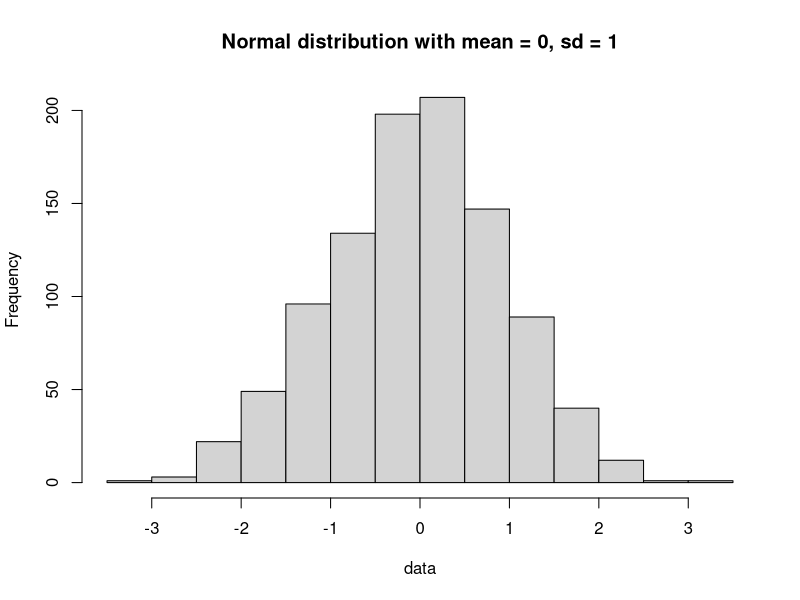
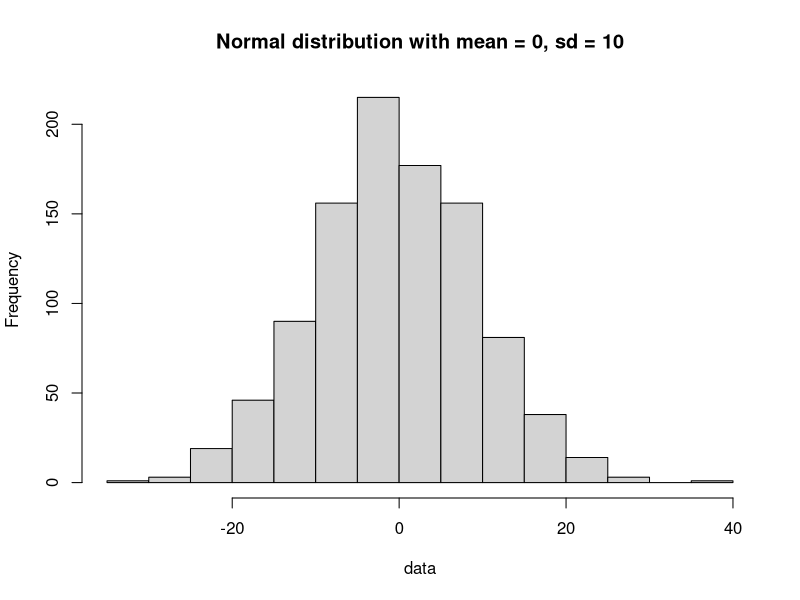

These charts were generated, in order, by the following R code:
## ---- chunk 1
library(tidyverse)
#library(readxl)
library(readr)
options(dplyr.summarise.inform = FALSE)
knitr::opts_chunk$set(collapse = TRUE, comment = "#>", highlight = TRUE, fig.align="center")
#knitr::opts_chunk$set(echo = TRUE, fig.align="center")
#housing_data <- read_csv("texas_housing_data.csv")
## ---- chunk 2
data <- rnorm(10)
data
## ---- chunk 3
data_1 <- rnorm(1000, 5, 2)
mean(data_1)
sd(data_1)
## ---- chunk 4
data <- rnorm(1000, 0, 1)
hist(data, main = "Normal distribution with mean = 0, sd = 1")
## ---- chunk 5
data <- rnorm(1000, 0, 10)
hist(data, main = "Normal distribution with mean = 0, sd = 10")
